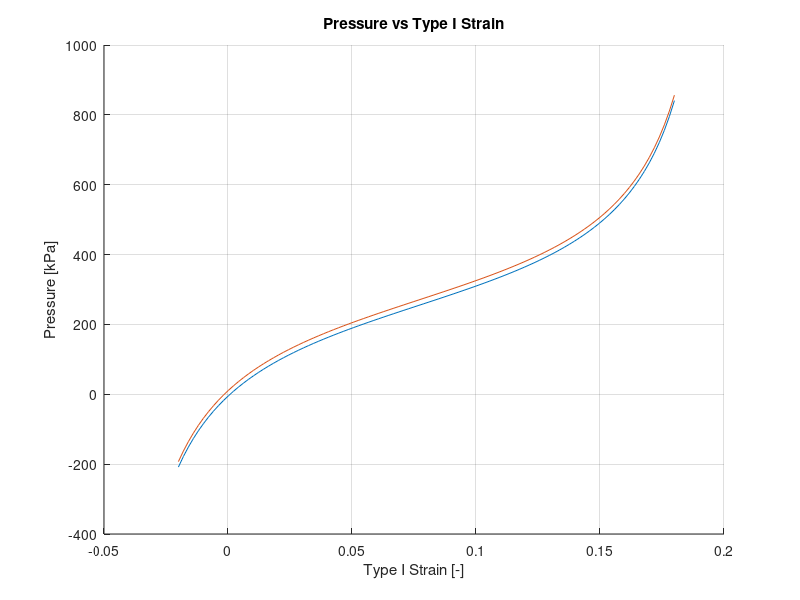

Write the MATLAB code that produced this figure.
%% BPA Pressure Computation

%Clear Everything
clear
close all
clc

%% Define the BPA Pressure Model.

%Define the model constants.
% c0 = 254.3;             %[kPa]
% c1 = 192;               %[kPa]
% c2 = 2.0265;            %[-]
% c3 = -0.461;            %[-]
% c4 = -0.331;            %[1/mN]
% c5 = 1.23;            %[kPa/mN]
% c6 = 15.6;            %[kPa]

c0 = 254.3e3;           %[Pa]
c1 = 192e3;             %[Pa]
c2 = 2.0265;            %[-]
c3 = -0.461;            %[-]
c4 = -0.331e3;          %[1/N]
c5 = 1.23e6;            %[Pa/N]
c6 = 15.6e3;            %[Pa]

%Define the maximum and minimum actuator length.
Lmax = 18.9e-2;                       %[m] Maximum actuator length (the length of the actuator at P = 0 kPa).
Lmin = 15.75e-2;                      %[m] Minimum actuator length (the length of the actuator at P = Pmax = 90 psi ~= 620 kpa).

%Define the maximum strain of the BPA (Same for both views of strain).
gmax = (Lmax - Lmin)/Lmax;

%% Plot the Pressure vs Type I Strain.

%Define the Type I strain.
gs = linspace(-0.02, 0.18, 100);

%Define the extension and contraction factor.
Ss = [0 1];

%Define the applied force values.
% Fs = [0 53.378659539010805e3 106.75731907802161e3];                 %[mN] Force applied to muscle.
Fs = 0;
% Fs = [0 12 24];
% Fs = (4.4482216282509*1000)*Fs;
Fs = 4.4482216282509*Fs;

%Create a plot to store the pressure values.
figure, hold on, grid on, xlabel('Type I Strain [-]'), ylabel('Pressure [kPa]'), title('Pressure vs Type I Strain')

%Compute the associated pressures.
for k1 = 1:length(Fs)                                                                               %Iterate through all of the applied forces...
    for k2 = 1:length(Ss)                                                                           %Iterate through all of the extension/contraction factors...
        
        %Compute the pressure.
        ps = c0 + c1*tan( c2*( gs/(c4*Fs(k1) + gmax) + c3 ) ) + c5*Fs(k1) + c6*Ss(k2);
        
        %Plot the pressure.
%         plot(gs, ps)
        plot(gs, ps*10^-3)
        
    end
end
